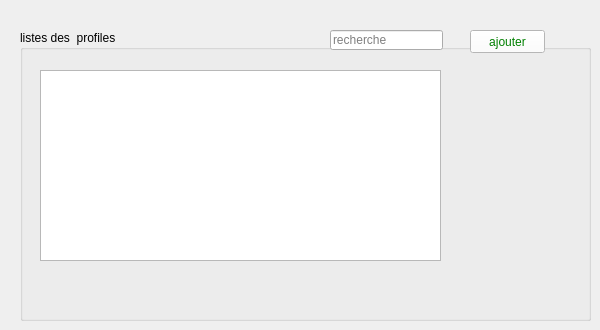
        <widget class="QWidget" name="tab_5">
         <attribute name="title">
          <string>profile</string>
         </attribute>
         <widget class="QGroupBox" name="groupBox_5">
          <property name="geometry">
           <rect>
            <x>20</x>
            <y>30</y>
            <width>571</width>
            <height>291</height>
           </rect>
          </property>
          <property name="styleSheet">
           <string notr="true"/>
          </property>
          <property name="title">
           <string>listes des  profiles</string>
          </property>
          <widget class="QLineEdit" name="lineEdit_8">
           <property name="geometry">
            <rect>
             <x>310</x>
             <y>0</y>
             <width>113</width>
             <height>20</height>
            </rect>
           </property>
           <property name="placeholderText">
            <string>recherche</string>
           </property>
          </widget>
          <widget class="QPushButton" name="pushButton_3">
           <property name="geometry">
            <rect>
             <x>450</x>
             <y>0</y>
             <width>75</width>
             <height>23</height>
            </rect>
           </property>
           <property name="styleSheet">
            <string notr="true">color: green ; background-color: white </string>
           </property>
           <property name="text">
            <string>ajouter</string>
           </property>
          </widget>
          <widget class="QTableView" name="tableView_5">
           <property name="geometry">
            <rect>
             <x>20</x>
             <y>40</y>
             <width>401</width>
             <height>191</height>
            </rect>
           </property>
          </widget>
         </widget>
        </widget>
